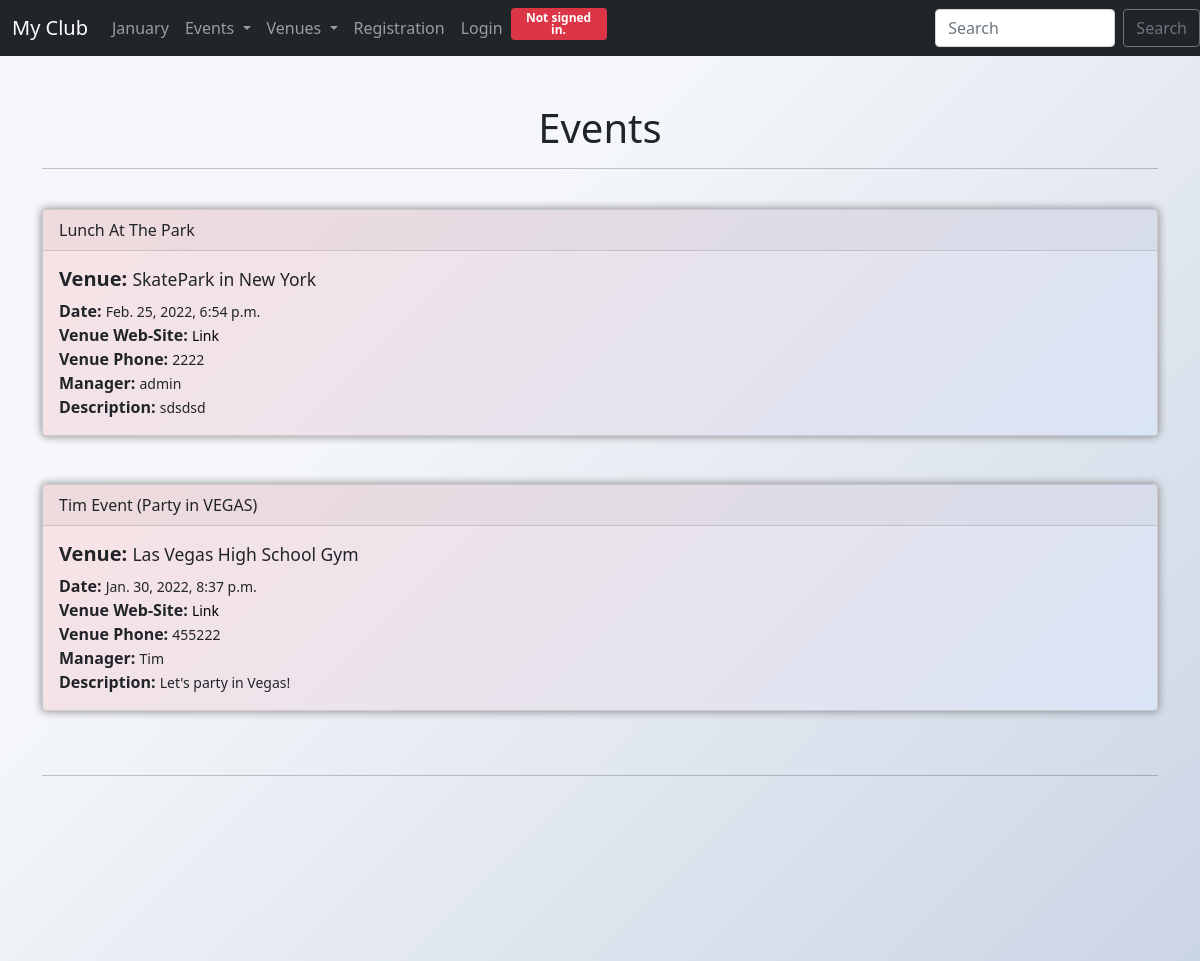
Before: /events (upper part) with the older database file.
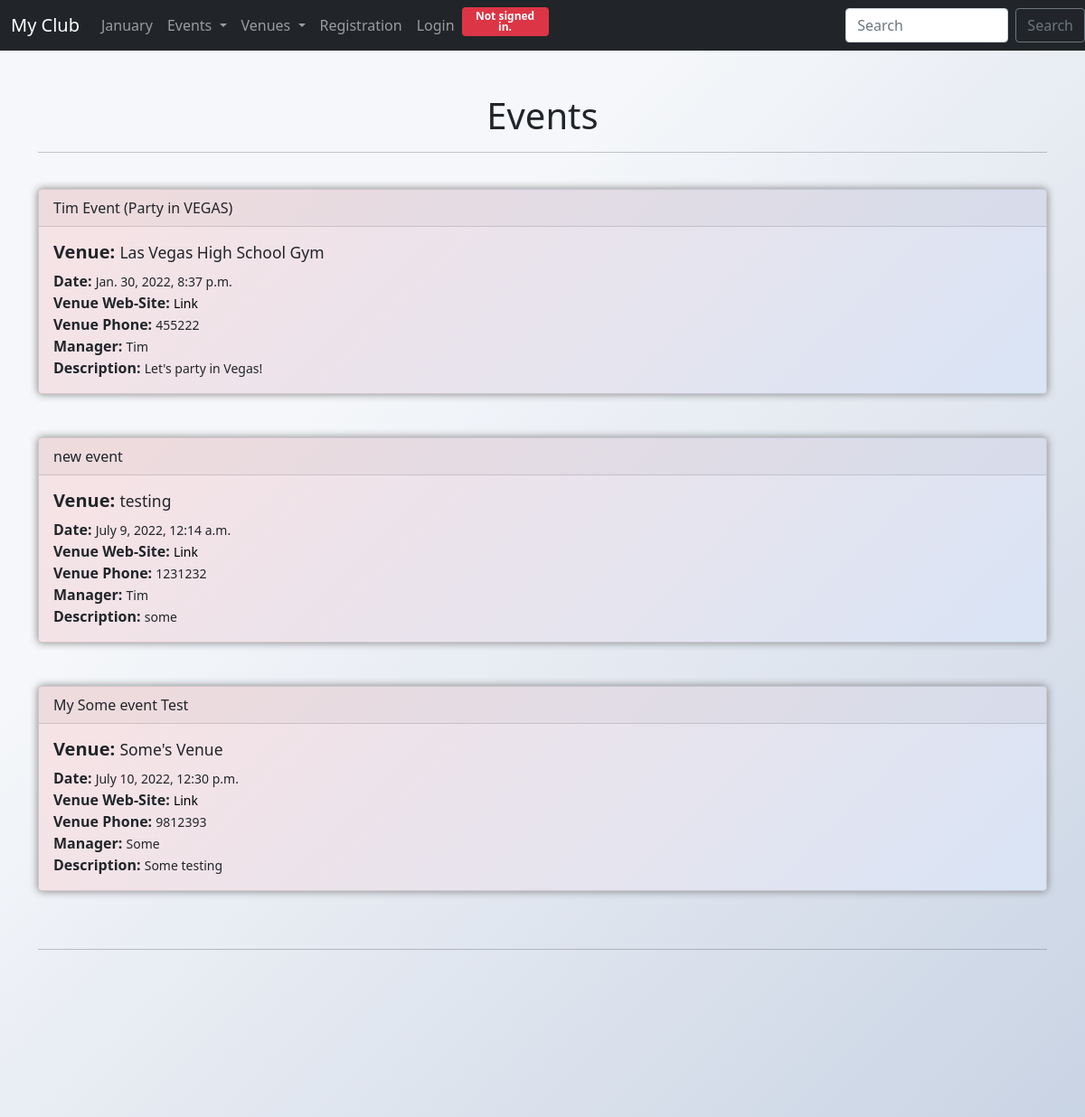
After: the same page with the newer database file.
### events/models.py (models this page shows, shortened)
class Event (models.Model):
     name = models.CharField('Event Name', max_length=55)
     event_date = models.DateTimeField('Event Date')
     venue = models.ForeignKey(Venue,  blank=True, null=True, on_delete=models.CASCADE)
     manager = models.ForeignKey(User, blank=True, null=True, on_delete=models.SET_NULL)
     description = models.TextField(blank=True)
     attendess = models.ManyToManyField(MyClubUser, blank=True)

class Venue (models.Model):
    name = models.CharField('Venue Name', max_length=55)
    address = models.CharField( max_length=300)
    zip_code = models.CharField('Zip Code', max_length=15)
    phone = models.IntegerField('Contact Phone')
    web = models.URLField('Website adress', blank = True)
    email_adress = models.EmailField('Email Adress', blank = True)
    owner = models.IntegerField('Venue Owner', blank=False, default=1)
    venue_image = models.ImageField(" Venue Image", null = True, blank = True, upload_to ="images/")

### events/views.py (the view)
# urls.py: path('events', views.all_events, name = "list-events"),
def all_events(request):
    p = Paginator(Event.objects.select_related("venue","manager"), 3)
    page = request.GET.get('page')
    events = p.get_page(page)
    print(events)
    return render (request, 'events/event_list.html',{
        'events' : events ,
    })

### events/templates/events/event_list.html (shortened to what this page needs)
{% extends 'events/layout.html' %}
{% block content %}
<center>
  <h1>Events</h1>
</center>
<hr><br />
{% for event in events  %}
<div class="card">
  <div class="card-header">
    {{event.name}}
  </div>
  <div class="card-body">
    <h5 class="card-title"><strong>Venue: </strong> <small>{{event.venue.name}}</small></h5>
    <p class="card-text">
      <strong>Date: </strong> <small>{{event.event_date}}</small><br />
      <strong>Venue Web-Site: </strong> <small><a class="text" href="{{event.venue.web}}">Link</small></a><br />
      <strong>Venue Phone: </strong> <small>{{event.venue.phone}}</small><br />
      <strong>Manager: </strong> <small>{{event.manager}}</small><br />
      <strong>Description: </strong> <small>{{event.description}}</small><br />
    </p>
  </div>
</div>
<br /><br />
{% endfor %}
<hr><br /><br /><br><br><br><br><br><br><br><br><br><br><br>
{% endblock content %}

Changed rows visible on the page:
removed Event: name "Lunch At The Park", venue.name "SkatePark in New York", event_date "Feb. 25, 2022, 6:54 p.m.", venue.phone "2222", manager "admin", description "sdsdsd"
added Event: name "new event", venue.name "testing", event_date "July 9, 2022, 12:14 a.m.", venue.phone "1231232", manager "Tim", description "some"
added Event: name "My Some event Test", venue.name "Some's Venue", event_date "July 10, 2022, 12:30 p.m.", venue.phone "9812393", manager "Some", description "Some testing"
